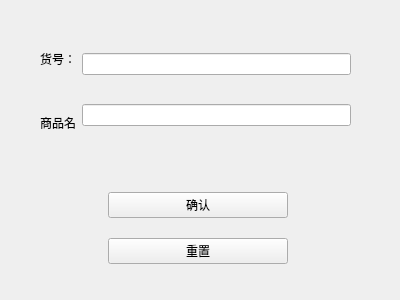
<?xml version="1.0" encoding="UTF-8"?>
<ui version="4.0">
 <class>REmove</class>
 <widget class="QWidget" name="REmove">
  <property name="geometry">
   <rect>
    <x>0</x>
    <y>0</y>
    <width>400</width>
    <height>300</height>
   </rect>
  </property>
  <property name="windowTitle">
   <string>Form</string>
  </property>
  <widget class="QWidget" name="layoutWidget_2">
   <property name="geometry">
    <rect>
     <x>40</x>
     <y>30</y>
     <width>311</width>
     <height>121</height>
    </rect>
   </property>
   <layout class="QHBoxLayout" name="horizontalLayout">
    <item>
     <layout class="QVBoxLayout" name="verticalLayout">
      <item>
       <widget class="QLabel" name="label">
        <property name="text">
         <string>货号：</string>
        </property>
       </widget>
      </item>
      <item>
       <widget class="QLabel" name="label_2">
        <property name="text">
         <string>商品名</string>
        </property>
       </widget>
      </item>
     </layout>
    </item>
    <item>
     <layout class="QVBoxLayout" name="verticalLayout_2">
      <item>
       <widget class="QLineEdit" name="id"/>
      </item>
      <item>
       <widget class="QLineEdit" name="sprice"/>
      </item>
     </layout>
    </item>
   </layout>
  </widget>
  <widget class="QWidget" name="layoutWidget">
   <property name="geometry">
    <rect>
     <x>108</x>
     <y>178</y>
     <width>181</width>
     <height>101</height>
    </rect>
   </property>
   <layout class="QVBoxLayout" name="verticalLayout_3">
    <item>
     <widget class="QPushButton" name="pushButton">
      <property name="maximumSize">
       <size>
        <width>180</width>
        <height>16777215</height>
       </size>
      </property>
      <property name="text">
       <string>确认</string>
      </property>
     </widget>
    </item>
    <item>
     <widget class="QPushButton" name="pushButton_2">
      <property name="maximumSize">
       <size>
        <width>180</width>
        <height>16777215</height>
       </size>
      </property>
      <property name="text">
       <string>重置</string>
      </property>
     </widget>
    </item>
   </layout>
  </widget>
 </widget>
 <resources/>
 <connections/>
</ui>
